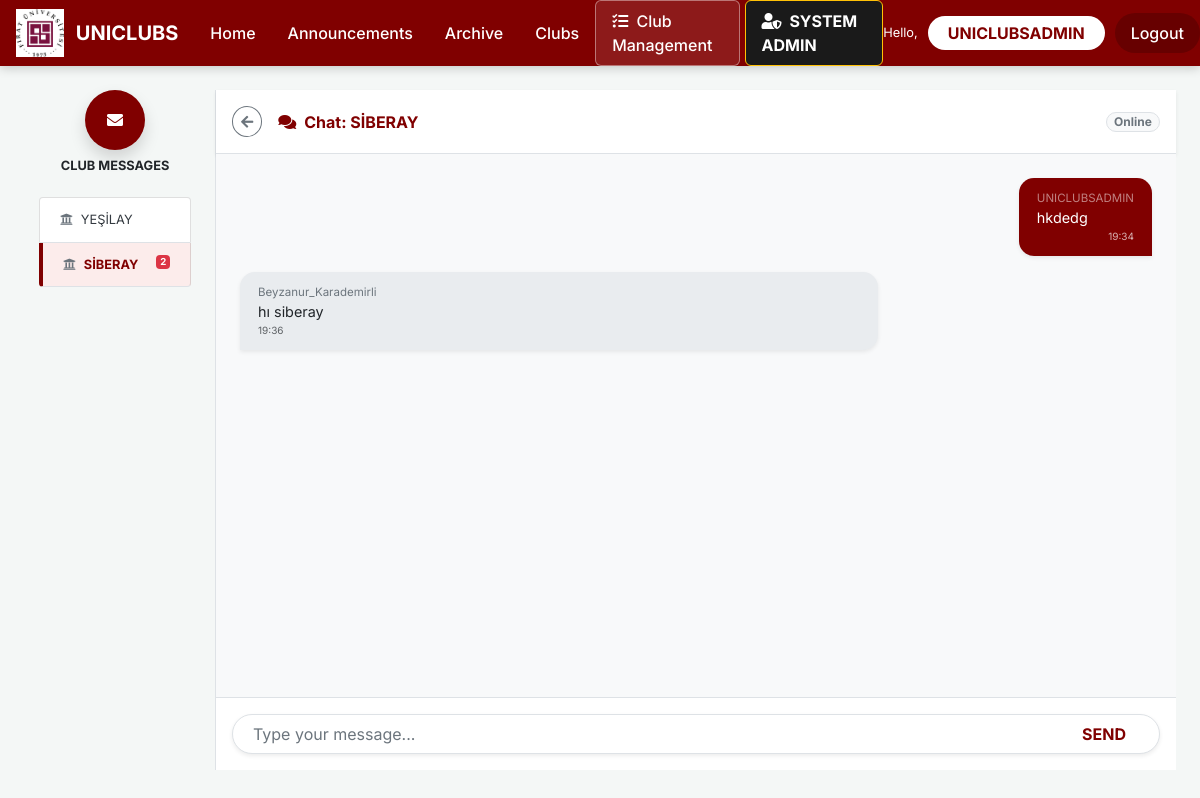
The page /messages/?club=1 (signed in) on the database its author committed.
### app/models.py (models this page shows, shortened)
class Club(models.Model): # Stores club profile, recruitment status, and admin links | Kulüp profili, alım durumu ve admin bağlantılarını tutar
    name = models.CharField(max_length=200)
    description = models.TextField(blank=True)
    logo = models.ImageField(upload_to='club_logos/', blank=True, null=True)
    category = models.CharField(max_length=100, blank=True)
    is_active = models.BooleanField(default=True)
    is_approved = models.BooleanField(default=False)
    is_recruiting = models.BooleanField(default=False)
    is_core_team_recruiting = models.BooleanField(default=False)
    leader = models.CharField(max_length=200, blank=True, null=True, help_text="Name of the club leader")
    created_at = models.DateTimeField(default=timezone.now)
    admin_user = models.OneToOneField(User, on_delete=models.SET_NULL, null=True, blank=True, related_name='managed_club')
    class Meta:
        ordering = ['-created_at']

class Message(models.Model): # Handles direct communication between guests/students and clubs | Ziyaretçi/öğrenciler ile kulüpler arası doğrudan iletişimi sağlar
    sender_name = models.CharField(max_length=200)
    receiver_club = models.ForeignKey(Club, on_delete=models.CASCADE, related_name='received_messages')
    content = models.TextField()
    sent_at = models.DateTimeField(default=timezone.now)
    is_read = models.BooleanField(default=False)
    class Meta:
        ordering = ['sent_at']

### app/views.py (the view)
# urls.py: path('messages/', views.messages_view, name='messages'),
@login_required
def messages_view(request):
    clubs = Club.objects.filter(is_active=True)
    selected_club = None
    chat_messages = []
    club_id = request.GET.get('club')
    if club_id:
        selected_club = get_object_or_404(Club, pk=club_id)
        chat_messages = Message.objects.filter(receiver_club=selected_club)
        Message.objects.filter(receiver_club=selected_club, is_read=False).update(is_read=True)
    if request.method == 'POST':
        form = MessageForm(request.POST)
        if form.is_valid():
            msg = form.save(commit=False)
            msg.sender_name = request.user.username
            msg.save()
            django_messages.success(request, 'Message sent!')
            club_id = request.POST.get('receiver_club', '')
            return redirect(f'/messages/?club={club_id}')
        else:
            django_messages.error(request, "Error sending message. Please check the content.")
    else:
        form = MessageForm()
    return render(request, 'app/messages.html', {
        'clubs': clubs,
        'selected_club': selected_club,
        'chat_messages': chat_messages,
        'form': form,
    })

### app/forms.py
class MessageForm(forms.ModelForm): # Handles direct messaging to clubs | Kulüplere doğrudan mesaj gönderimini yönetir
    class Meta:
        model = Message
        fields = ['sender_name', 'receiver_club', 'content']
        widgets = {
            'sender_name': forms.TextInput(attrs={'class': 'form-control', 'placeholder': 'Your Name / Club Name'}),
            'receiver_club': forms.Select(attrs={'class': 'form-control'}),
            'content': forms.Textarea(attrs={'class': 'form-control', 'rows': 3, 'placeholder': 'Type your message...'}),
        }
    def __init__(self, *args, **kwargs):
        super(MessageForm, self).__init__(*args, **kwargs)
        self.fields['sender_name'].required = False

### app/templates/app/messages.html (shortened to what this page needs)
{% extends "app/layout.html" %}
{% block content %}
<div class="container-fluid px-4">
    <div class="row" style="height:85vh;">
        <div class="col-md-2 border-right pr-4">
            <div class="text-center mb-4">
                <div class="rounded-circle mx-auto d-flex align-items-center justify-content-center text-white shadow" style="width:60px;height:60px;background-color:#800000;">
                    <i class="fas fa-envelope"></i>
                </div>
                <h6 class="mt-2 font-weight-bold small text-uppercase">Club Messages</h6>
            </div>
            <div class="list-group sidebar-menu border-0 small">
                {% for club in clubs %}
                <a href="?club={{ club.pk }}" class="list-group-item text-dark border-bottom {% if selected_club.pk == club.pk %}active-item{% endif %}">
                    <i class="fas fa-university mr-2 text-muted"></i>{{ club.name }}
                    {% with unread=club.received_messages.count %}
                        {% if unread > 0 %}<span class="badge badge-danger float-right">{{ unread }}</span>{% endif %}
                    {% endwith %}
                </a>
                {% empty %}
                <p class="text-muted small">No clubs yet.</p>
                {% endfor %}
            </div>
        </div>
        <div class="col-md-10 d-flex flex-column p-0">
            {% if selected_club %}
            <div class="p-3 bg-white border-bottom d-flex justify-content-between align-items-center shadow-sm">
                <div class="d-flex align-items-center">
                    <a href="{% url 'club_detail' selected_club.pk %}" class="btn btn-sm btn-outline-secondary mr-3 rounded-circle">
                        <i class="fas fa-arrow-left"></i>
                    </a>
                    <span class="font-weight-bold text-maroon">
                        <i class="fas fa-comments mr-2"></i>Chat: {{ selected_club.name }}
                    </span>
                </div>
                <span class="badge badge-pill badge-light border text-muted small">Online</span>
            </div>
            <div id="chatWindow" class="flex-grow-1 p-4 overflow-auto d-flex flex-column" style="background-color:#f8f9fa; height:60vh;">
                {% for msg in chat_messages %}
                    {% if msg.sender_name == request.user.username %}
                    <div class="msg-sent mb-3 shadow-sm align-self-end">
                        <strong class="d-block small text-white-50">{{ msg.sender_name }}</strong>
                        {{ msg.content }}
                        <div class="text-right" style="font-size:10px; opacity:0.7;">{{ msg.sent_at|date:"H:i" }}</div>
                    </div>
                    {% else %}
                    <div class="msg-received mb-3 shadow-sm">
                        <strong class="d-block small text-muted">{{ msg.sender_name }}</strong>
                        {{ msg.content }}
                        <div style="font-size:10px; opacity:0.7;">{{ msg.sent_at|date:"H:i" }}</div>
                    </div>
                    {% endif %}
                {% empty %}
                <div class="text-center text-muted mt-5">No messages yet. Send the first message!</div>
                {% endfor %}
            </div>
            <div class="p-3 bg-white border-top">
                <form method="post">
                    <div class="input-group shadow-sm border rounded-pill overflow-hidden bg-white px-2">
                        <input type="text" name="content" id="msgContent" class="form-control border-0 bg-transparent" placeholder="Type your message...">
                        <div class="input-group-append">
                            <button type="submit" class="btn font-weight-bold px-4" style="color:#800000;">SEND</button>
                        </div>
                    </div>
                </form>
            </div>
            {% endif %}
        </div>
    </div>
</div>
{% endblock %}

### app/templates/app/layout.html (shortened to what this page needs)
{% load static %}
<!DOCTYPE html>
<html lang="en">
<head>
    <link rel="stylesheet" href="https://stackpath.bootstrapcdn.com/bootstrap/4.5.2/css/bootstrap.min.css" />
    <link rel="stylesheet" href="https://cdnjs.cloudflare.com/ajax/libs/font-awesome/5.15.3/css/all.min.css" />
</head>
<body>
    <nav class="navbar navbar-expand-lg navbar-custom sticky-top p-0">
        <div class="container-fluid p-0">
            <a class="navbar-brand text-white font-weight-bold d-flex align-items-center ml-3" href="{% url 'home' %}">
                <img src="{% static 'app/content/fu_logo_final_v4.png' %}" alt="FU Logo" style="height: 48px; width: auto; margin-right: 12px;">
                UNICLUBS
            </a>
            <div class="collapse navbar-collapse" id="navbarNav">
                <ul class="navbar-nav mr-auto">
                    <li class="nav-item"><a class="nav-link" href="{% url 'home' %}">Home</a></li>
                    <li class="nav-item"><a class="nav-link" href="{% url 'announcements' %}">Announcements</a></li>
                    <li class="nav-item"><a class="nav-link" href="{% url 'event_archive' %}">Archive</a></li>
                    <li class="nav-item"><a class="nav-link" href="{% url 'club_list' %}">Clubs</a></li>
                </ul>
                <ul class="navbar-nav ml-auto align-items-center">
                    {% if user.is_authenticated %}
                        {% if user.username == 'UNICLUBSADMIN' or user.managed_club %}
                            <li class="nav-item">
                                <a class="nav-link nav-club-admin" href="{% url 'club_admin' %}">
                                    <i class="fas fa-tasks mr-1"></i> Club Management
                                </a>
                            </li>
                        {% endif %}
                        {% if user.username == 'UNICLUBSADMIN' %}
                            <li class="nav-item">
                                <a class="nav-link nav-system-admin" href="{% url 'system_admin' %}">
                                    <i class="fas fa-user-shield mr-1"></i> SYSTEM ADMIN
                                </a>
                            </li>
                        {% endif %}
                        <li class="nav-item d-flex align-items-center">
                            <span class="text-white small">Hello,</span>
                        </li>
                        <li class="nav-item">
                            <a class="nav-link btn-student" href="{% url 'dashboard' %}">{{ user.username }}</a>
                        </li>
                        <li class="nav-item">
                            <a class="nav-link btn-logout" href="{% url 'logout' %}">Logout</a>
                        </li>
                    {% else %}
                        <li class="nav-item">
                            <a class="nav-link btn-login" href="{% url 'login' %}">Login</a>
                        </li>
                    {% endif %}
                </ul>
            </div>
        </div>
    </nav>
    <div class="container-fluid py-4">
        {% block content %}{% endblock %}
    </div>
</body>
</html>

### app/templates/app/layout.html (style rules this page uses)
:root { --maroon: #800000; --maroon-dark: #600000; --maroon-light: #fceceb; --soft-bg: #f4f7f6; }
body { background-color: var(--soft-bg); font-family: 'Inter', 'Segoe UI', sans-serif; padding-bottom: 60px; }
.navbar-custom { background-color: var(--maroon); box-shadow: 0 2px 10px rgba(0,0,0,0.2); }
.navbar-custom .nav-link { color: white !important; font-weight: 500; padding: 0.5rem 1rem !important; transition: 0.3s; }
.nav-club-admin { border: 1px solid rgba(255,255,255,0.4); border-radius: 6px; margin-right: 5px; background-color: rgba(255,255,255,0.1); }
.nav-system-admin { background-color: #1a1a1a !important; border-radius: 6px; color: #ffc107 !important; font-weight: bold !important; border: 1px solid #ffc107; }
.navbar-custom .nav-link.btn-student { background-color: white !important; color: #800000 !important; font-weight: bold !important; border-radius: 20px; padding: 5px 20px !important; margin-left: 10px; }
.btn-logout { background-color: rgba(0, 0, 0, 0.2); color: white !important; border-radius: 20px; padding: 5px 20px !important; margin-left: 10px; font-weight: 500; }
.text-maroon { color: var(--maroon) !important; }
.sidebar-menu .list-group-item { transition: 0.2s; cursor: pointer; }
.sidebar-menu .list-group-item.active-item { background-color: var(--maroon-light) !important; color: var(--maroon) !important; border-left: 4px solid var(--maroon) !important; font-weight: bold; }

### app/templates/app/messages.html (style rules this page uses)
.msg-received { background-color:#e9ecef; padding:12px 18px; border-radius:15px 15px 15px 0; max-width:70%; font-size:0.9rem; }
.msg-sent { background-color:#800000; color:white; padding:12px 18px; border-radius:15px 15px 0 15px; max-width:70%; font-size:0.9rem; }
.text-maroon { color: #800000 !important; }
.sidebar-menu .active-item { background-color: #fceceb !important; color: #800000 !important; border-left: 4px solid #800000 !important; font-weight: bold; }
#chatWindow { scroll-behavior: smooth; }

### rows shown on the page
Club: name "YEŞİLAY"
Club: name "SİBERAY", received_messages.count "2"
Message: sender_name "UNICLUBSADMIN", content "hkdedg", sent_at "19:34"
Message: sender_name "Beyzanur_Karademirli", content "hı siberay", sent_at "19:36"

### other values the page prints
{{ user.username }} "UNICLUBSADMIN"
